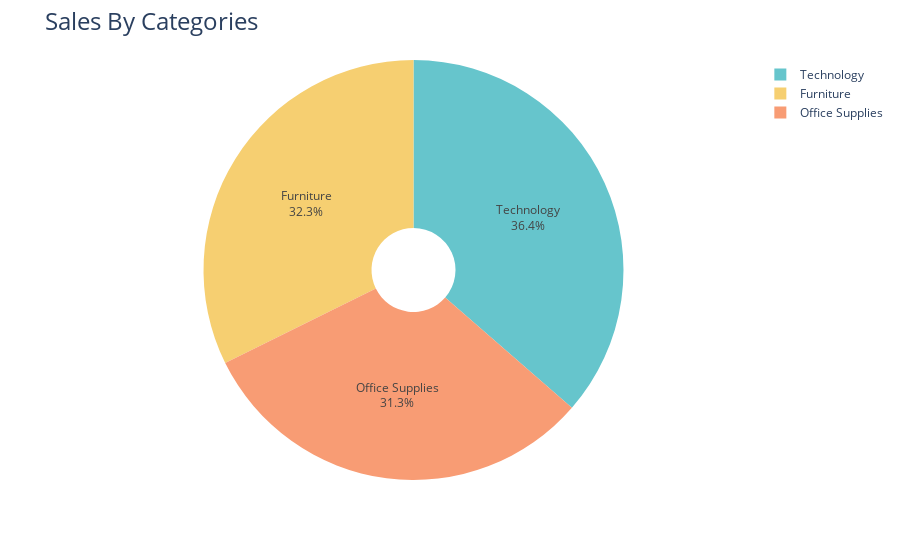

Source (notebook cell):
### Code cell
fig = px.pie(sales_by_categories,
            values = "Sales",
            names = "Category",
            hole = 0.2,
            color_discrete_sequence = px.colors.qualitative.Pastel)
fig.update_traces(textposition = "inside", textinfo = "percent+label")
fig.update_layout(title_text = "Sales By Categories", title_font = dict(size = 24))
fig.show()

### Figure 1 — Plotly figure (JSON) as saved in the notebook; plotly's stock layout.template omitted (floating-point values rounded to 4 significant figures)
{"data": [{"domain": {"x": [0, 1], "y": [0, 1]}, "hole": 0.2, "hovertemplate": "Category=%{label}<br>Sales=%{value}<extra></extra>", "labels": ["Furniture", "Office Supplies", "Technology"], "legendgroup": "", "name": "", "showlegend": true, "textinfo": "percent+label", "textposition": "inside", "type": "pie", "values": [742000.0, 719000.0, 836200.0]}], "layout": {"autosize": true, "legend": {"tracegroupgap": 0}, "margin": {"t": 60}, "piecolorway": ["rgb(102, 197, 204)", "rgb(246, 207, 113)", "rgb(248, 156, 116)", "rgb(220, 176, 242)", "rgb(135, 197, 95)", "rgb(158, 185, 243)", "rgb(254, 136, 177)", "rgb(201, 219, 116)", "rgb(139, 224, 164)", "rgb(180, 151, 231)", "rgb(179, 179, 179)"], "title": {"font": {"size": 24}, "text": "Sales By Categories"}}}
